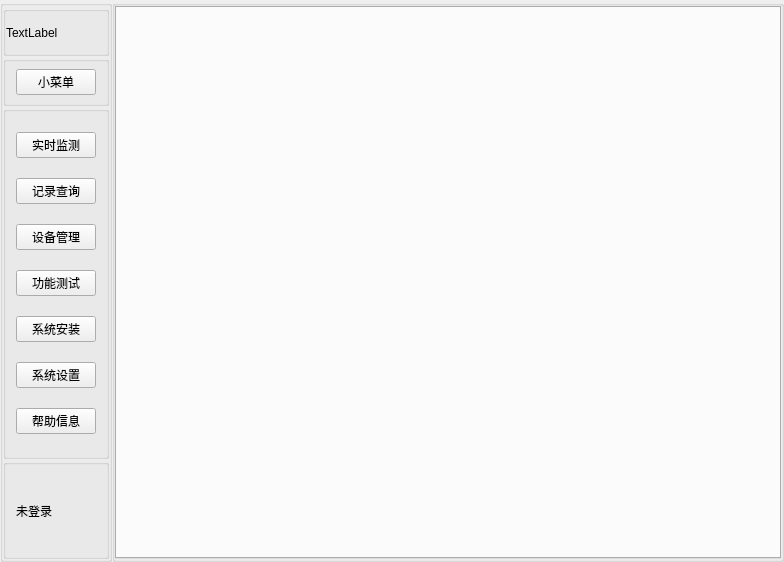
<?xml version="1.0" encoding="UTF-8"?>
<ui version="4.0">
 <class>MainWindow</class>
 <widget class="QMainWindow" name="MainWindow">
  <property name="geometry">
   <rect>
    <x>0</x>
    <y>0</y>
    <width>784</width>
    <height>562</height>
   </rect>
  </property>
  <property name="windowTitle">
   <string>MainWindow</string>
  </property>
  <widget class="QWidget" name="centralWidget">
   <layout class="QGridLayout" name="gridLayout">
    <property name="leftMargin">
     <number>0</number>
    </property>
    <property name="topMargin">
     <number>0</number>
    </property>
    <property name="rightMargin">
     <number>0</number>
    </property>
    <property name="bottomMargin">
     <number>0</number>
    </property>
    <property name="spacing">
     <number>0</number>
    </property>
    <item row="0" column="0">
     <widget class="QGroupBox" name="groupBox_menu">
      <property name="minimumSize">
       <size>
        <width>50</width>
        <height>0</height>
       </size>
      </property>
      <property name="maximumSize">
       <size>
        <width>200</width>
        <height>16777215</height>
       </size>
      </property>
      <property name="title">
       <string/>
      </property>
      <layout class="QGridLayout" name="gridLayout_4">
       <property name="leftMargin">
        <number>0</number>
       </property>
       <property name="topMargin">
        <number>0</number>
       </property>
       <property name="rightMargin">
        <number>0</number>
       </property>
       <property name="bottomMargin">
        <number>0</number>
       </property>
       <property name="spacing">
        <number>0</number>
       </property>
       <item row="0" column="0">
        <widget class="QGroupBox" name="groupBox_menu_logo">
         <property name="maximumSize">
          <size>
           <width>16777215</width>
           <height>50</height>
          </size>
         </property>
         <property name="title">
          <string/>
         </property>
         <layout class="QGridLayout" name="gridLayout_7">
          <property name="leftMargin">
           <number>0</number>
          </property>
          <property name="topMargin">
           <number>0</number>
          </property>
          <property name="rightMargin">
           <number>0</number>
          </property>
          <property name="bottomMargin">
           <number>0</number>
          </property>
          <property name="spacing">
           <number>0</number>
          </property>
          <item row="0" column="0">
           <widget class="QLabel" name="label_2">
            <property name="text">
             <string>TextLabel</string>
            </property>
            <property name="scaledContents">
             <bool>false</bool>
            </property>
           </widget>
          </item>
         </layout>
        </widget>
       </item>
       <item row="1" column="0">
        <widget class="QGroupBox" name="groupBox_menu_less">
         <property name="maximumSize">
          <size>
           <width>16777215</width>
           <height>50</height>
          </size>
         </property>
         <property name="title">
          <string/>
         </property>
         <layout class="QGridLayout" name="gridLayout_5">
          <property name="leftMargin">
           <number>10</number>
          </property>
          <property name="topMargin">
           <number>0</number>
          </property>
          <property name="rightMargin">
           <number>10</number>
          </property>
          <property name="bottomMargin">
           <number>0</number>
          </property>
          <property name="spacing">
           <number>0</number>
          </property>
          <item row="0" column="0">
           <widget class="QPushButton" name="pushButton_menuLess">
            <property name="text">
             <string>小菜单</string>
            </property>
           </widget>
          </item>
         </layout>
        </widget>
       </item>
       <item row="2" column="0">
        <widget class="QGroupBox" name="groupBox">
         <property name="title">
          <string/>
         </property>
         <layout class="QGridLayout" name="gridLayout_3">
          <property name="leftMargin">
           <number>10</number>
          </property>
          <property name="topMargin">
           <number>0</number>
          </property>
          <property name="rightMargin">
           <number>10</number>
          </property>
          <property name="bottomMargin">
           <number>0</number>
          </property>
          <property name="spacing">
           <number>0</number>
          </property>
          <item row="6" column="0">
           <widget class="QPushButton" name="pushButton_menuHelp">
            <property name="text">
             <string>帮助信息</string>
            </property>
           </widget>
          </item>
          <item row="2" column="0">
           <widget class="QPushButton" name="pushButton_menuManage">
            <property name="text">
             <string>设备管理</string>
            </property>
           </widget>
          </item>
          <item row="0" column="0">
           <widget class="QPushButton" name="pushButton_menuMonitor">
            <property name="text">
             <string>实时监测</string>
            </property>
           </widget>
          </item>
          <item row="1" column="0">
           <widget class="QPushButton" name="pushButton_menuInquire">
            <property name="text">
             <string>记录查询</string>
            </property>
           </widget>
          </item>
          <item row="3" column="0">
           <widget class="QPushButton" name="pushButton_menuTest">
            <property name="text">
             <string>功能测试</string>
            </property>
           </widget>
          </item>
          <item row="4" column="0">
           <widget class="QPushButton" name="pushButton_menuInstall">
            <property name="text">
             <string>系统安装</string>
            </property>
           </widget>
          </item>
          <item row="5" column="0">
           <widget class="QPushButton" name="pushButton_menuSet">
            <property name="text">
             <string>系统设置</string>
            </property>
           </widget>
          </item>
         </layout>
        </widget>
       </item>
       <item row="3" column="0">
        <widget class="QGroupBox" name="groupBox_menu_login">
         <property name="maximumSize">
          <size>
           <width>16777215</width>
           <height>100</height>
          </size>
         </property>
         <property name="title">
          <string/>
         </property>
         <layout class="QGridLayout" name="gridLayout_6">
          <property name="leftMargin">
           <number>10</number>
          </property>
          <property name="topMargin">
           <number>0</number>
          </property>
          <property name="rightMargin">
           <number>10</number>
          </property>
          <property name="bottomMargin">
           <number>0</number>
          </property>
          <property name="spacing">
           <number>0</number>
          </property>
          <item row="0" column="0">
           <widget class="QLabel" name="label">
            <property name="text">
             <string>未登录</string>
            </property>
           </widget>
          </item>
         </layout>
        </widget>
       </item>
      </layout>
     </widget>
    </item>
    <item row="0" column="1">
     <widget class="QGroupBox" name="groupBox_window">
      <property name="title">
       <string/>
      </property>
      <layout class="QGridLayout" name="gridLayout_2">
       <property name="leftMargin">
        <number>0</number>
       </property>
       <property name="topMargin">
        <number>0</number>
       </property>
       <property name="rightMargin">
        <number>0</number>
       </property>
       <property name="bottomMargin">
        <number>0</number>
       </property>
       <property name="spacing">
        <number>0</number>
       </property>
       <item row="0" column="0">
        <widget class="QTabWidget" name="tabWidget_main">
         <property name="currentIndex">
          <number>-1</number>
         </property>
         <property name="usesScrollButtons">
          <bool>true</bool>
         </property>
         <property name="tabsClosable">
          <bool>false</bool>
         </property>
        </widget>
       </item>
      </layout>
     </widget>
    </item>
   </layout>
  </widget>
 </widget>
 <layoutdefault spacing="6" margin="11"/>
 <resources/>
 <connections/>
</ui>
